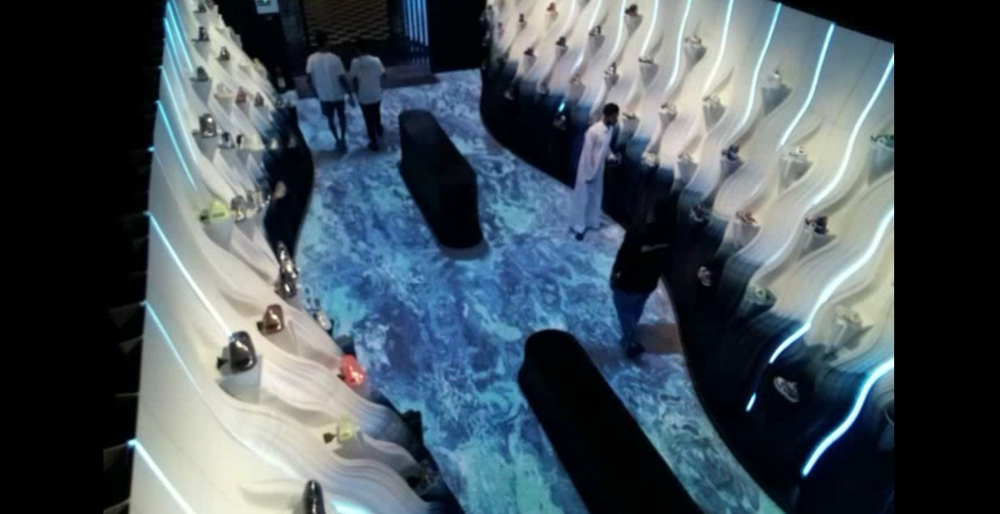
#> input picture images/Riyadh_people.png, 1000 x 514 px, shrunk from 1606 x 825 before the run
$ python invert_color.py
#> lines starting #> are read from the running program, lines starting #| are printed output that depends on the picture
# This file contaibns code to invert the colors of an image

import cv2
import numpy as np
import sys

def inverte(imagem, name):
    imagem = abs(255 - imagem)
    cv2.imwrite(name, imagem)


def inverte2(imagem, name):
    for x in np.nditer(imagem, op_flags=['readwrite']):
        x = abs(x - 255)
    cv2.imwrite(name, imagem)

image = cv2.imread('images/Riyadh_people.png')
#> image is the input picture: shape (514, 1000, 3); mean B, G, R 90.3, 81.9, 69.4
gs_imagem = cv2.cvtColor(image, cv2.COLOR_BGR2GRAY)
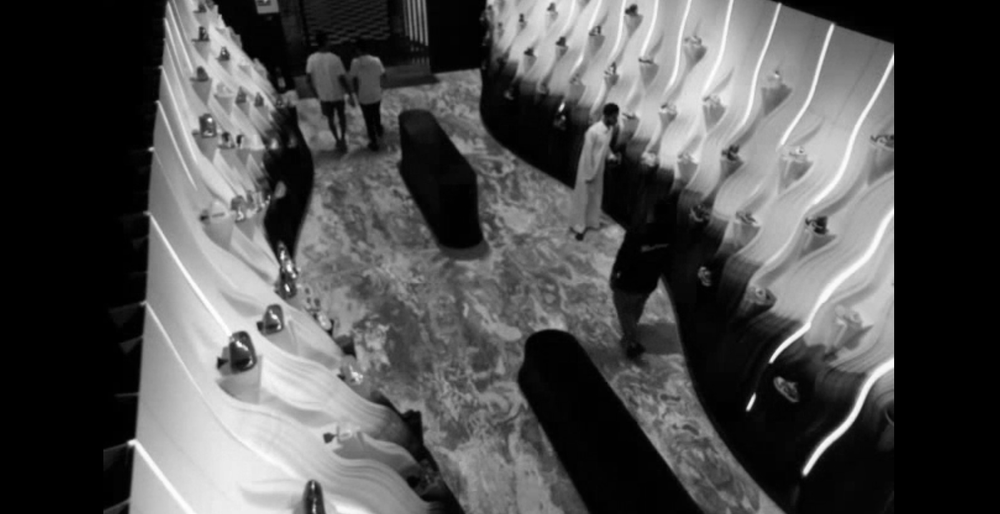
#> gs_imagem: shape (514, 1000); min 0, max 254, mean 79.1
inverte(gs_imagem, "images/Riyadh_people_inverted1.png")
#> in inverte, `imagem = abs(255 - imagem)`:
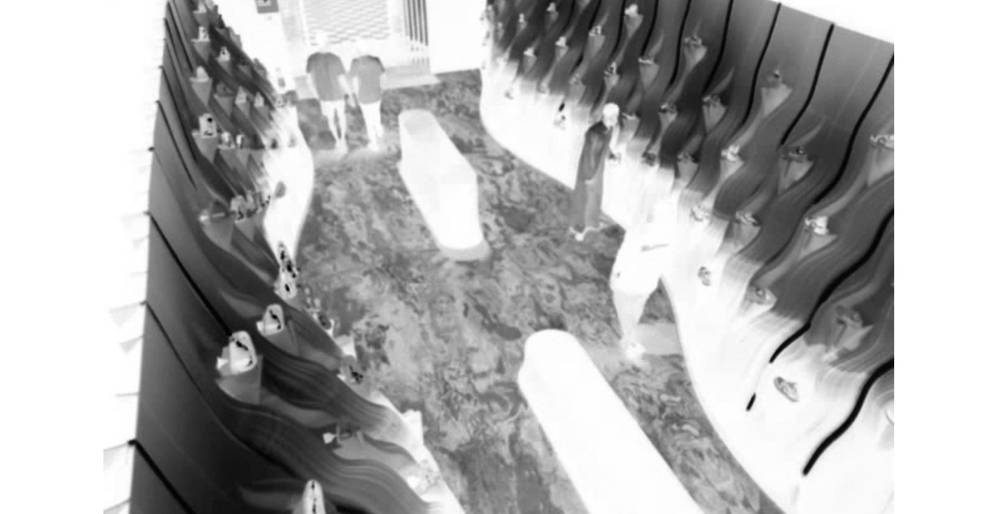
#> imagem: shape (514, 1000); min 1, max 255, mean 175.9
inverte2(gs_imagem, "images/Riyadh_people_inverted2.png")
